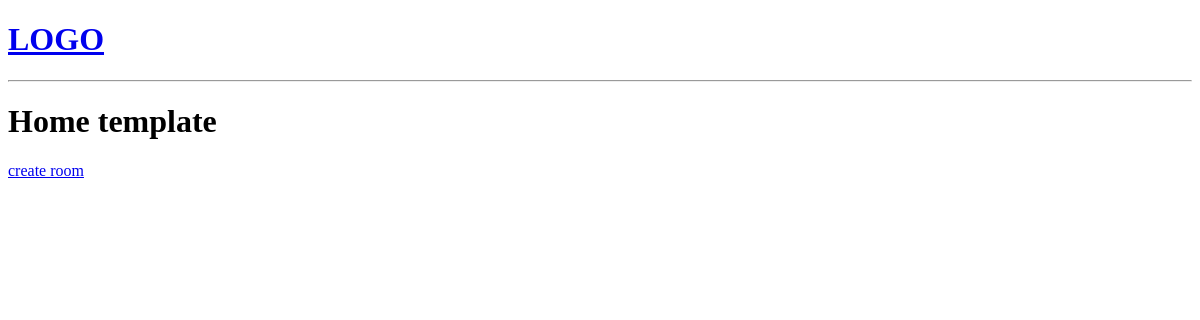
The app's page /, older data.
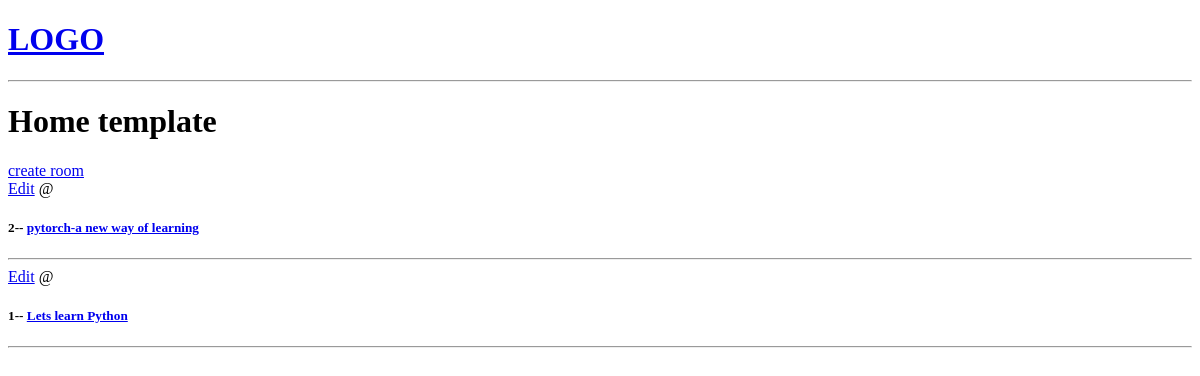
The same page, newer data.
### base/models.py (models this page shows, shortened)
class Room(models.Model):
    host = models.ForeignKey(User,on_delete=models.SET_NULL,null=True)
    topic = models.ForeignKey(Topic,on_delete=models.SET_NULL,null=True)
    name = models.CharField(max_length=200)
    description = models.TextField(null=True,blank=True)
    updated = models.DateTimeField(auto_now=True)
    created = models.DateTimeField(auto_now_add=True)
    class Meta:
        ordering = ['-updated','-created']#if use only updated and created it do the opposite

### base/views.py (the view)
# urls.py: path('',views.home,name="home"),
def home(request):
    rooms = Room.objects.all()
    context = {"rooms":rooms}
    return render(request,'base/home.html',context)

### base/templates/base/home.html (shortened to what this page needs)
{% extends 'main.html' %}
{% block content %}
<h1>Home template</h1>
<div>
    <a href="{% url 'create_room' %}">create room</a>
    <div>
        {% for room in rooms %}
            <div>
                <a href="{% url 'updateroom' room.id %}">Edit</a>
                <span>@{{room.host.username}}</span>
                <h5>{{room.id}}-- <a href="{% url 'room'  room.id %}">{{room.name}}</a></h5>
                <hr>
            </div>
        {% endfor %}
    </div>
</div>
{% endblock content %}

### templates/main.html (shortened to what this page needs)
<!DOCTYPE html>
<html lang="en">
<head>
</head>
<body>
    {% include 'navbar.html' %}
    {% block content %}
    {% endblock %}
</body>
</html>

### templates/navbar.html
<a href="/">
    <h1>LOGO</h1>
</a>
<hr>

Row changes from the older to the newer data that the page shows:
added Room: id "2", name "pytorch-a new way of learning"
added Room: id "1", name "Lets learn Python"
